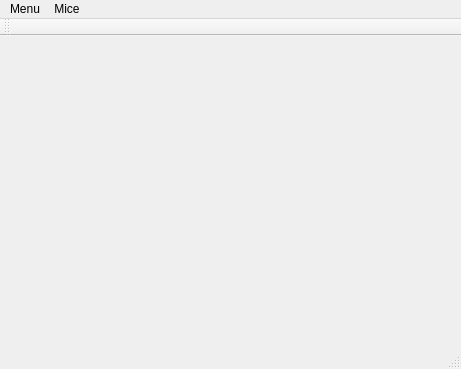
<?xml version="1.0" encoding="UTF-8"?>
<ui version="4.0">
 <class>GameWindow</class>
 <widget class="QMainWindow" name="GameWindow">
  <property name="geometry">
   <rect>
    <x>0</x>
    <y>0</y>
    <width>461</width>
    <height>369</height>
   </rect>
  </property>
  <property name="windowTitle">
   <string>GameWindow</string>
  </property>
  <widget class="QWidget" name="centralWidget">
   <layout class="QHBoxLayout" name="horizontalLayout"/>
  </widget>
  <widget class="QMenuBar" name="menuBar">
   <property name="geometry">
    <rect>
     <x>0</x>
     <y>0</y>
     <width>461</width>
     <height>25</height>
    </rect>
   </property>
   <widget class="QMenu" name="menuMenu">
    <property name="title">
     <string>Menu</string>
    </property>
    <addaction name="actionSettings"/>
    <addaction name="actionExit"/>
   </widget>
   <widget class="QMenu" name="menuMice">
    <property name="title">
     <string>Mice</string>
    </property>
    <addaction name="actionRescan"/>
    <addaction name="actionAssign_players"/>
   </widget>
   <addaction name="menuMenu"/>
   <addaction name="menuMice"/>
  </widget>
  <widget class="QToolBar" name="mainToolBar">
   <attribute name="toolBarArea">
    <enum>TopToolBarArea</enum>
   </attribute>
   <attribute name="toolBarBreak">
    <bool>false</bool>
   </attribute>
  </widget>
  <widget class="QStatusBar" name="statusBar"/>
  <action name="actionSettings">
   <property name="text">
    <string>Settings</string>
   </property>
  </action>
  <action name="actionExit">
   <property name="text">
    <string>Exit</string>
   </property>
  </action>
  <action name="actionRescan">
   <property name="text">
    <string>Rescan</string>
   </property>
  </action>
  <action name="actionAssign_players">
   <property name="text">
    <string>Assign players</string>
   </property>
  </action>
 </widget>
 <layoutdefault spacing="6" margin="11"/>
 <resources/>
 <connections/>
</ui>
